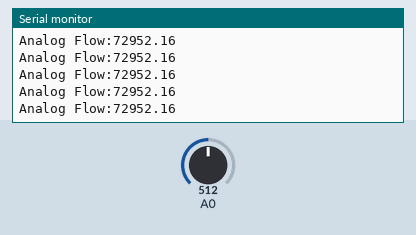
The sketch below on a simulated Arduino Uno, built with avr-gcc and run on an emulated ATmega328P. Shown: the last lines printed to the serial monitor. Inputs (shaded band) come from the test bench; at power-on: A0 = 512.

Above: at 1.3 s.
1.4 s: A0 set to 716
At 1.68 s:
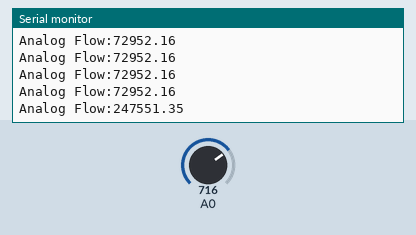
2.9 s: A0 set to 900
At 2.94 s:
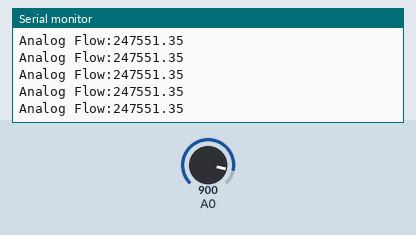
Timing chart, 0 to 5.9 s (numbered marks = the images above; inputs shaded):
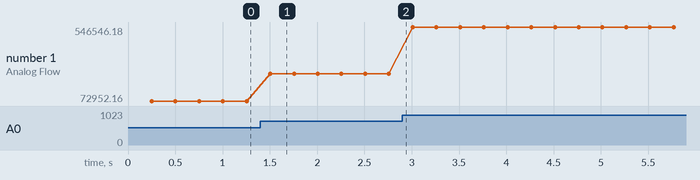

The sketch:

PressureSensor.ino
```cpp
int pressure;

void setup() {
  // put your setup code here, to run once:
Serial.begin(9600);
pinMode(A0, INPUT);
}

void loop() {
  delay(250);
  float pressure = analogRead(A0);
  float flow = 0.0011* (pressure*pressure*pressure) - 0.3586* (pressure*pressure) + 40.708 * pressure - 1525;
  Serial.print("Analog Flow:");
  Serial.println(flow);

}
```

Measured:
- after the input at 1.4 s, the serial monitor: prints a new line after 0.10 s (image 1)
- plotted number 1: 72952.16 → 247551.35 after the input at 1.4 s, 247551.35 → 546546.18 after the input at 2.9 s
